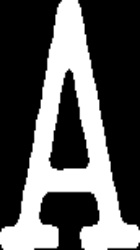
#> input picture Card_Imgs/Ace.jpg, 140 x 250 px
$ python -i Cards.py   (imports and definitions only)
#> lines starting #> are read from the running program, lines starting #| are printed output that depends on the picture; after the words box and inside, x2 and y2 are one past the last pixel; in counts of white or black regions, pixels touching at a corner belong together
#> further down, picture is the input picture: shape (250, 140, 3); min 0, max 255, mean 90.8
############## Playing Card Detector Functions ###############
#
# Author: Evan Juras
# Date: 9/5/17
# Description: Functions and classes for CardDetector.py that perform
# various steps of the card detection algorithm


# Import necessary packages
import numpy as np
import cv2
import time

### Constants ###

# Adaptive threshold levels
BKG_THRESH = 60
CARD_THRESH = 30

# Width and height of card corner, where rank and suit are
CORNER_WIDTH = 50
CORNER_HEIGHT = 84

# Old Dimensions of rank train images
RANK_WIDTH = 70
RANK_HEIGHT = 90

# New Dimensions of rank train images
#RANK_WIDTH = 140
#RANK_HEIGHT = 250

# Dimensions of suit train images
#SUIT_WIDTH = 70
#SUIT_HEIGHT = 100

# Confidence error
RANK_DIFF_MAX = 2500
SUIT_DIFF_MAX = 700

CARD_MAX_AREA = 120000
CARD_MIN_AREA = 5000

font = cv2.FONT_HERSHEY_SIMPLEX

### Structures to hold query card and train card information ###

class Query_card:
    """Structure to store information about query cards in the camera image."""

    # [12 lines left out: function __init__, not called in this run]

class Train_ranks:
    """Structure to store information about train rank images."""

    def __init__(self):
        self.img = [] # Thresholded, sized rank image loaded from hard drive
        self.name = "Placeholder"

class Train_suits:
    """Structure to store information about train suit images."""

    def __init__(self):
        self.img = [] # Thresholded, sized suit image loaded from hard drive
        self.name = "Placeholder"

### Functions ###
# [16 lines left out: function load_ranks, not called in this run]

# [15 lines of commented-out code are left out]

def preprocess_image(image):
    """Returns a grayed, blurred, and adaptively thresholded camera image."""

    gray = cv2.cvtColor(image,cv2.COLOR_BGR2GRAY)
    blur = cv2.GaussianBlur(gray,(5,5),0)
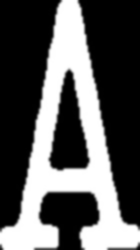
#> blur: shape (250, 140); min 0, max 255, mean 90.8

    # The best threshold level depends on the ambient lighting conditions.
    # For bright lighting, a high threshold must be used to isolate the cards
    # from the background. For dim lighting, a low threshold must be used.
    # To make the card detector independent of lighting conditions, the
    # following adaptive threshold method is used.
    #
    # A background pixel in the center top of the image is sampled to determine
    # its intensity. The adaptive threshold is set at 50 (THRESH_ADDER) higher
    # than that. This allows the threshold to adapt to the lighting conditions.
    img_w, img_h = np.shape(image)[:2]
#> img_w = 250; img_h = 140
    bkg_level = gray[int(img_h/100)][int(img_w/2)]
#> bkg_level = 0
    thresh_level = bkg_level + BKG_THRESH
#> thresh_level = 60

    retval, thresh = cv2.threshold(blur,thresh_level,255,cv2.THRESH_BINARY)
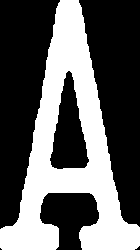
#> thresh: shape (250, 140); 38.1% white; 1 white region, box (x1, y1, x2, y2) and area: (0, 0, 140, 250) 13324
#> retval = 60

    return thresh

# [285 lines left out: functions find_cards, preprocess_card, match_card, match_rank_only, draw_results, flattener, not called in this run]

>>> import cv2
>>> picture = cv2.imread('Card_Imgs/Ace.jpg')
>>> result = preprocess_image(picture)

$ run again, on Card_Imgs/Eight.jpg
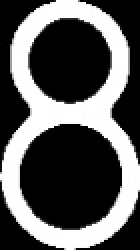
#> input picture Card_Imgs/Eight.jpg, 70 x 125 px (shown 2 times larger)
#> picture is the input picture: shape (125, 70, 3); min 0, max 255, mean 92.1
#> in preprocess_image, `blur = cv2.GaussianBlur(gray,(5,5),0)`:
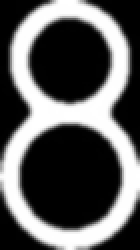
#> blur: shape (125, 70) (shown 2 times larger); min 0, max 255, mean 92.5
#> bkg_level = 0
#> thresh_level = 60
#> in preprocess_image, `retval, thresh = cv2.threshold(blur,thresh_level,255,cv2.THRESH_BINARY)`:
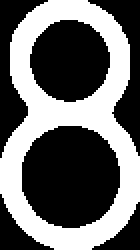
#> thresh: shape (125, 70) (shown 2 times larger); 41.7% white; 1 white region, box (x1, y1, x2, y2) and area: (0, 0, 70, 125) 3645

$ run again, on Card_Imgs/Five.jpg
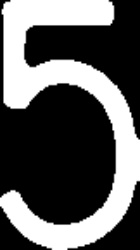
#> input picture Card_Imgs/Five.jpg, 140 x 250 px
#> picture is the input picture: shape (250, 140, 3); min 0, max 255, mean 93.7
#> in preprocess_image, `blur = cv2.GaussianBlur(gray,(5,5),0)`:
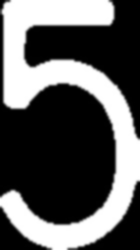
#> blur: shape (250, 140); min 0, max 255, mean 93.8
#> bkg_level = 0
#> thresh_level = 60
#> in preprocess_image, `retval, thresh = cv2.threshold(blur,thresh_level,255,cv2.THRESH_BINARY)`:
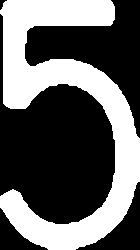
#> thresh: shape (250, 140); 39% white; 1 white region, box (x1, y1, x2, y2) and area: (0, 0, 140, 250) 13649

$ run again, on Card_Imgs/Four.jpg
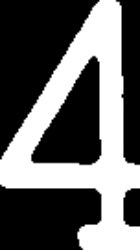
#> input picture Card_Imgs/Four.jpg, 140 x 250 px
#> picture is the input picture: shape (250, 140, 3); min 0, max 255, mean 99.4
#> in preprocess_image, `blur = cv2.GaussianBlur(gray,(5,5),0)`:
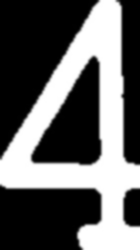
#> blur: shape (250, 140); min 0, max 255, mean 99.4
#> bkg_level = 1
#> thresh_level = 61
#> in preprocess_image, `retval, thresh = cv2.threshold(blur,thresh_level,255,cv2.THRESH_BINARY)`:
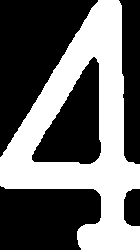
#> thresh: shape (250, 140); 40.9% white; 1 white region, box (x1, y1, x2, y2) and area: (0, 0, 140, 250) 14319
